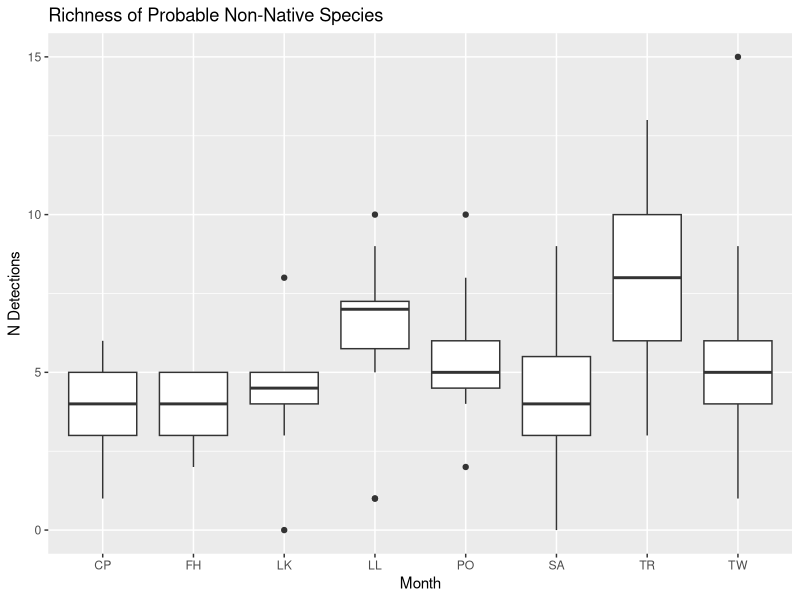
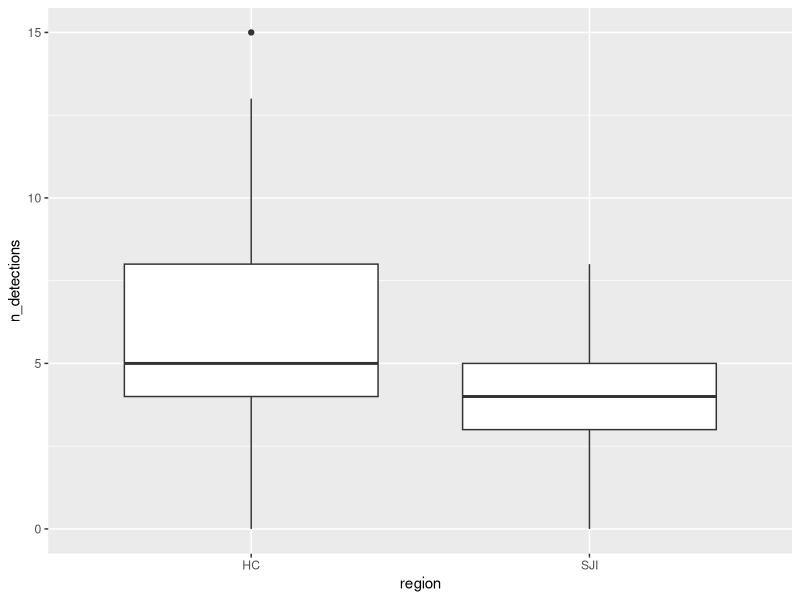
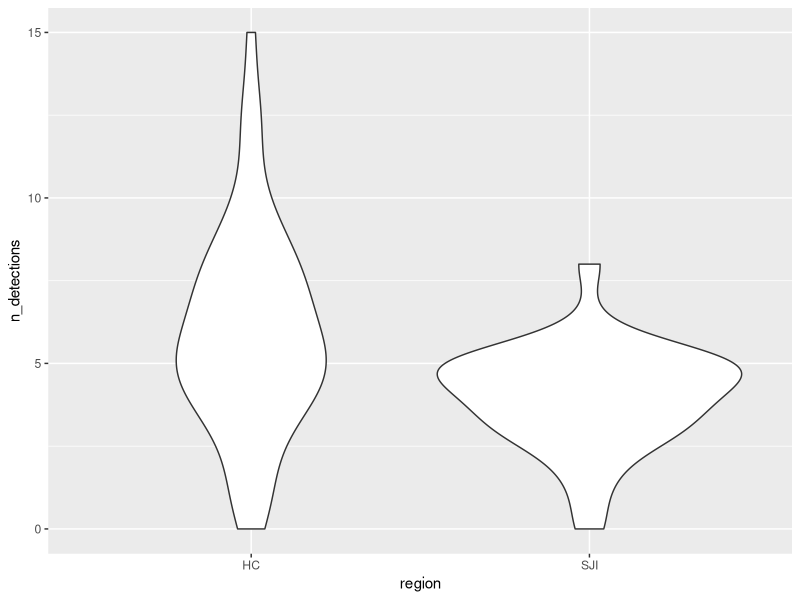
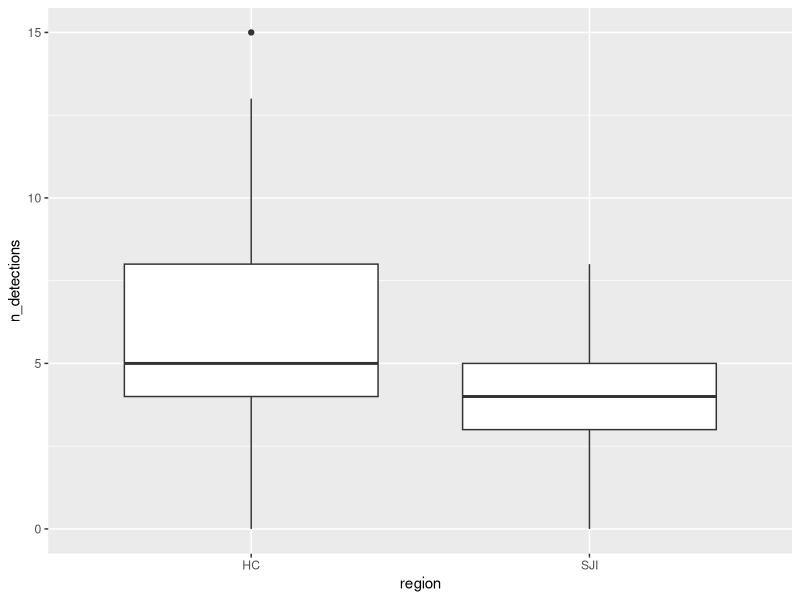
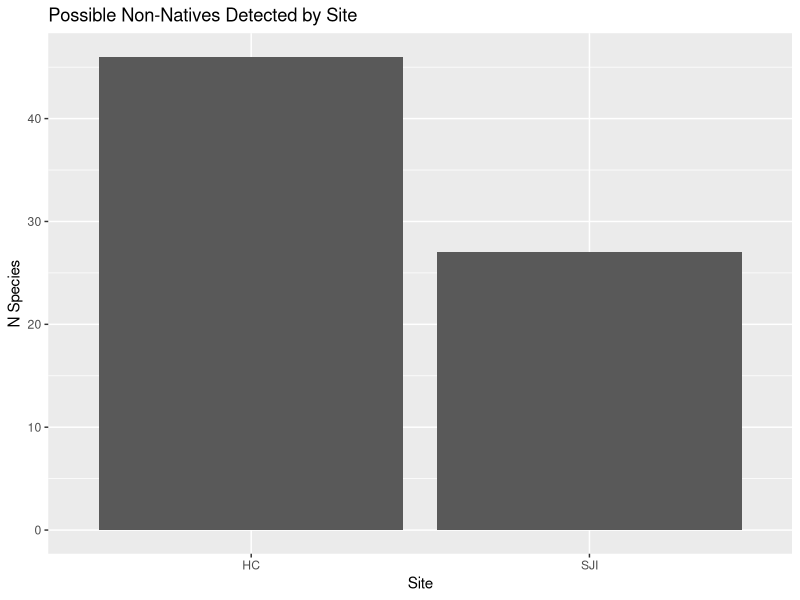

These figures' R source, in order:
# Invasibility 
# Joe Duprey
# ====================================================
# "I would pick a few things you're confident in, and do a prelim analysis, 
# to see if the hypothesis holds water. Then, if it does, we can do more work 
# on the finer details of making sure each species is correctly ID'd"
#
# merge distributions into existing dataframes, examine spatial/temporal trends
# ====================================================
library(tidyverse)
library(vegan)

nonnative_status <- read.csv("../docs/all_species_distributions_summary.csv")
just_nonnative <- read.csv("../docs/just_the_suspects.csv")
species_annotated <- read.csv("../data/species_annotated.csv")
by_sample_species <- read.csv('../data/by.sample.species.csv') # reads merged by tech and bio

nonnative_vec <- nonnative_status %>%
  select(species, nonnative)

# QA CHECK
# ====================================================
# get rid of NA species 
species_annotated <- species_annotated %>%
  filter(!(is.na(species)))

nonnative_vec <- nonnative_vec %>%
  filter(!(is.na(species)))

by_sample_species <- by_sample_species %>%
  filter(!(is.na(species)))
# ====================================================
unique(nonnative_vec$nonnative)
#QA distribution annotation data with other dataframes 
QA_species <- inner_join(nonnative_vec, species_annotated)

QA <- species_annotated$species[!(species_annotated$species 
                                  %in% QA_species$species)]
print(QA)

QA <- nonnative_vec$species[!(nonnative_vec$species 
                              %in% species_annotated$species)]
print(QA)

QA <- species_annotated$species[!(species_annotated$species 
                                  %in% nonnative_vec$species)]
print(QA)

length(unique(nonnative_vec$species))
nonnative_vec[duplicated(nonnative_vec$species),] #good, no duplicates now

# comparing by sample species and nonnative_vec
QA <- unique(by_sample_species$species)[!(unique(by_sample_species$species)) 
                                        %in% nonnative_vec$species]
print(QA)

QA <- nonnative_vec$species[!(nonnative_vec$species
                                        %in% unique(by_sample_species$species))]
print(QA)

unique(by_sample_species$species)

#by_sample_species_vec <- as.data.frame(unique(by_sample_species$species))
# ====================================================
species_annotated <- left_join(nonnative_vec, species_annotated)
# now use code from benthic boxplots 
# TODO I think the DF is changing length because NAs in by_sample_species
species_by_sample_alltax <- left_join(by_sample_species, species_annotated, by='species')
species_by_sample_alltax <- species_by_sample_alltax %>%
  filter(benthos %in% c("None","PLK","BEN","Both")) %>%
  separate(col=sample, remove=FALSE, into=c("site", "date"), sep = 2) 

unique(species_by_sample_alltax$nonnative)
# richness by species (or different division if altered)
n_detections_df <- species_by_sample_alltax %>%
  group_by(sample, species, .drop=FALSE) %>%
  summarise(richness = n()) %>%
  ungroup() %>%
  complete(sample, species,
           fill = list(richness = 0)) %>%
  separate(sample, into = c("site","date" ), sep = "_", remove = F)

# Moncho's code to check for NA's 
n_detections_df %>%
  ungroup() %>%
  summarise (sum(is.na(sample)),
             sum(is.na(site)),
             sum(is.na(species)),
             sum(richness == 0))

n_detections_df <- left_join(n_detections_df, nonnative_vec)


taxa_filter <- function(df, dist_status) {
  filt.df <- df %>%
    filter(nonnative %in% dist_status) %>%
    separate(date, into=c("year", "month"), sep=4)
  
  return(filt.df)
}

nonnatives_for_plot <- taxa_filter(n_detections_df, c(1, "possible"))
just_nonnative_events <- nonnatives_for_plot %>%
  filter(richness == 1)

# TODO double check this code 
total_nn_detections <- nonnatives_for_plot %>%
  select(species, richness, sample) %>%
  group_by(sample) %>% ## group by sample or month or date etc.... 
  mutate(n_detections = sum(richness)) %>%
  distinct(sample, n_detections)

total_nn_detections <- total_nn_detections %>%
  separate(sample, into = c("site","date" ), sep = "_", remove = F) %>%
  separate(date, into=c("year", "month"), sep=4) %>%
  mutate(
    region = case_when(
      site %in% c("CP", "FH", "LK") ~ "SJI",
      site %in% c("LL", "PO", "SA", "TR", "TW") ~ "HC"
    )
  )
  

ggplot(total_nn_detections, aes(x=site, y=n_detections)) + 
  labs(title = "Richness of Probable Non-Native Species",
       x="Month", y="N Detections") +
  geom_boxplot()

ggplot(total_nn_detections, aes(x=region, y=n_detections)) + 
  geom_boxplot()

ggplot(total_nn_detections, aes(x=region, y=n_detections)) + 
  geom_violin()

ggplot(total_nn_detections, aes(x=region, y=n_detections)) + 
  geom_boxplot()

# lets just get a total number of unique nonnative detections for each region
# HC vs SJI 
just_nonnative_events <- just_nonnative_events %>%
  filter(nonnative %in% c(1, "possible")) # change this between c(1, "possible") and c(1) 
# for probably vs possible nonnatives. 

unique_species_by_region <- just_nonnative_events %>%
  mutate(
    region = case_when(
      site %in% c("CP", "FH", "LK") ~ "SJI",
      site %in% c("LL", "PO", "SA", "TR", "TW") ~ "HC"
    )) %>%
  distinct(species, region) # change this to site to get site summary 

barchart_df <- unique_species_by_region %>%
  group_by(region) %>% # change this to site to get site summary 
  mutate(n_species = n()) %>%
  distinct(region, n_species) # change to site to get site summary 

ggplot(barchart_df, aes(x=region, y=n_species)) +
  labs(title = "Possible Non-Natives Detected by Site",
       x="Site", y="N Species") +
  geom_bar(stat="identity")
  
